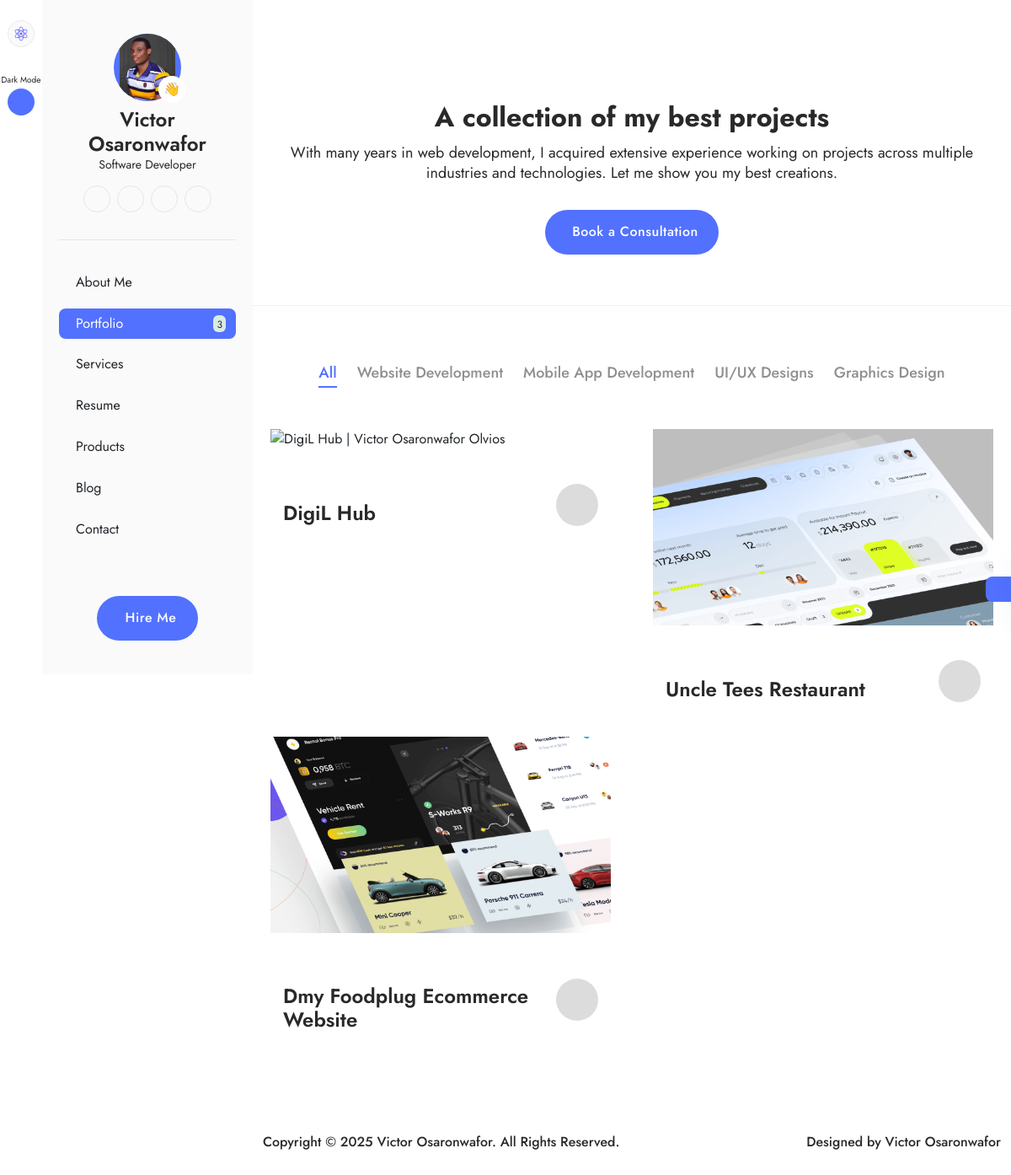
Screenshot of /portfolio.php with the database file from the repository.
### tables this page shows
CREATE TABLE `settings` (
  `id` int(11) NOT NULL,
  `phone` varchar(255) DEFAULT NULL,
  `email` varchar(255) DEFAULT NULL,
  `office_address` longtext DEFAULT NULL,
  `facebook` varchar(255) DEFAULT NULL,
  `instagram` varchar(255) DEFAULT NULL,
  `twitter` varchar(255) DEFAULT NULL,
  `linkedIn` varchar(255) DEFAULT NULL,
  `youtube` varchar(255) DEFAULT NULL,
  `whatsapp` varchar(255) DEFAULT NULL,
  `whatsapp_url` text DEFAULT NULL,
  `logo` varchar(255) DEFAULT NULL,
  `status` tinyint(4) NOT NULL DEFAULT 0,
  `date` datetime NOT NULL DEFAULT current_timestamp()
);

CREATE TABLE `about_me` (
  `id` int(11) NOT NULL,
  `name` varchar(255) NOT NULL,
  `role` varchar(255) NOT NULL,
  `intro_title` text NOT NULL,
  `intro_text` text NOT NULL,
  `years_of_experience` int(11) NOT NULL,
  `projects_completed` int(11) NOT NULL,
  `clients_worldwide` int(11) NOT NULL,
  `what_i_do` text NOT NULL,
  `pro_summary` text NOT NULL,
  `skills` text NOT NULL,
  `education` text NOT NULL,
  `awards` text NOT NULL,
  `certifications` text NOT NULL,
  `languages` text NOT NULL,
  `interest` text NOT NULL,
  `github_link` varchar(255) NOT NULL,
  `image` varchar(255) NOT NULL,
  `resume` varchar(255) NOT NULL,
  `status` tinyint(4) NOT NULL DEFAULT 0,
  `date` datetime NOT NULL DEFAULT current_timestamp()
);

CREATE TABLE `categories` (
  `id` int(11) NOT NULL,
  `name` varchar(255) NOT NULL,
  `slug` varchar(255) NOT NULL,
  `description` text NOT NULL,
  `status` tinyint(4) NOT NULL DEFAULT 0,
  `date` datetime NOT NULL DEFAULT current_timestamp()
);

CREATE TABLE `portfolios` (
  `id` int(11) NOT NULL,
  `category_id` int(11) NOT NULL,
  `title` varchar(255) NOT NULL,
  `slug` varchar(255) NOT NULL,
  `caption` text NOT NULL,
  `description` longtext NOT NULL,
  `image` varchar(255) NOT NULL,
  `client` varchar(255) NOT NULL,
  `services` text NOT NULL,
  `technologies` text NOT NULL,
  `project_url` varchar(255) NOT NULL,
  `start_date` date NOT NULL,
  `duration` varchar(255) NOT NULL,
  `meta_title` varchar(255) NOT NULL,
  `meta_keywords` text NOT NULL,
  `meta_description` text NOT NULL,
  `status` tinyint(4) NOT NULL DEFAULT 0,
  `creator` varchar(255) NOT NULL,
  `date` datetime NOT NULL DEFAULT current_timestamp()
);

### webadmin/classes/Database.php (called while the page is built, shortened)
<?php
class Database
{
    private $hostname = "localhost";
    private $username = "root";
    private $password = "";
    private $dbname = "olvios";
    private $conn;
    private function connect()
    {
        try {
            $this->conn = new PDO("mysql:host=$this->hostname;dbname=$this->dbname", $this->username, $this->password);
            $this->conn->setAttribute(PDO::ATTR_ERRMODE, PDO::ERRMODE_EXCEPTION);
        } catch (PDOException $th) {
            echo "Connection failed: " . $th->getMessage();
            die();
        }
    }
    public function getConnection()
    {
        return $this->conn;
    }
}

### webadmin/classes/functions.php (called while the page is built, shortened)
<?php
require 'Database.php';
require 'AboutMe.php';
require 'Blog.php';
require 'Category.php';
require 'Portfolio.php';
require 'Settings.php';
$database = new Database();
$aboutMe = new AboutMe($database);
$category = new Category($database);
$portfolio = new Portfolio($database);
$settings = new Settings($database);
function setActivePage1($currentPage, $linkPage)
{
    if ($currentPage === $linkPage) {
        return 'bg1-color';
    } else {
        return '';
    }
}
function setActivePage2($currentPage, $linkPage)
{
    if ($currentPage === $linkPage) {
        return 'n11-color';
    } else {
        return '';
    }
}

### webadmin/classes/Settings.php (called while the page is built, shortened)
<?php
class Settings
{
    private $db;
    public function __construct(Database $database)
    {
        $this->db = $database->getConnection();
    }
    public function getSettings($id, $status)
    {
        $sql = "SELECT * FROM settings WHERE id=? AND status=?";
        $statement = $this->db->prepare($sql);
        $statement->bindParam(1, $id, PDO::PARAM_INT);
        $statement->bindParam(2, $status, PDO::PARAM_INT);
        $statement->execute();
        $result = $statement->fetch(PDO::FETCH_ASSOC);
        if ($result != null) {
            return $result;
        } else {
            return $result = null;
        }
    }
}

### webadmin/classes/AboutMe.php (called while the page is built, shortened)
<?php
class AboutMe
{
    private $db;
    public function __construct(Database $database)
    {
        $this->db = $database->getConnection();
    }
    public function getAboutMe()
    {
        $id = '1';
        $sql = "SELECT * FROM about_me WHERE id=? LIMIT 1";
        $statement = $this->db->prepare($sql);
        $statement->bindParam(1, $id, PDO::PARAM_INT);
        $statement->execute();
        $result = $statement->fetch(PDO::FETCH_ASSOC);
        return $result ?: [];
    }
}

### webadmin/classes/Portfolio.php (called while the page is built, shortened)
<?php
class Portfolio
{
    private $db;
    public function __construct(Database $database)
    {
        $this->db = $database->getConnection();
    }
    public function getAllPortfolios()
    {
        $status = 0;
        $sql = "SELECT * FROM portfolios WHERE status=? ORDER BY date DESC";
        $statement = $this->db->prepare($sql);
        $statement->bindParam(1, $status, PDO::PARAM_INT);
        $statement->execute();
        $result = $statement->fetchAll(PDO::FETCH_ASSOC);
        return $result ?: [];
    }
    public function portfolioStatusCount()
    {
        $status = 0;
        $sql = "SELECT * FROM portfolios WHERE status=?";
        $statement = $this->db->prepare($sql);
        $statement->bindParam(1, $status, PDO::PARAM_INT);
        $statement->execute();
        $result = $statement->rowCount();
        return $result ?: [];
    }
}

### webadmin/classes/Category.php (called while the page is built, shortened)
<?php
class Category
{
    private $db;
    public function __construct(Database $database)
    {
        $this->db = $database->getConnection();
    }
    public function getCategoriesByStatus($table = "categories", $status)
    {
        $sql = "SELECT * FROM $table WHERE status=? ORDER BY date DESC";
        $statement = $this->db->prepare($sql);
        $statement->bindParam(1, $status, PDO::PARAM_INT);
        $statement->execute();
        $result = $statement->fetchAll(PDO::FETCH_ASSOC);
        return $result ?: [];
    }
}

### portfolio.php (the view, shortened to what this page needs)
<?php
$currentPage = "portfolio";
include_once 'components/head.php';
include_once 'components/side-menu.php';
include_once 'components/color-switcher.php';
?>
<section class="pt-120 pb-120 mt-10 mt-lg-0">
  <div class="pb-60 br-bottom-n3">
    <div data-aos="zoom-in" class="page-heading">
      <h3 class="page-title n5-color fs-onefw-semibold n5-color mb-2 mb-md-3 text-center">
        A collection of my best projects
      </h3>
      <p class="fs-seven n5-color mb-4 mb-md-8 text-center">
        With many years in web development, I acquired extensive
        experience working on projects across multiple industries and
        technologies. Let me show you my best creations.
      </p>
      <a href="contact.php"
        class="w-max primary-btn fw-medium px-3 px-md-6 py-2 py-md-4 rounded-pill d-flex align-items-center gap-2 mx-auto">
        <i class="ph ph-paper-plane-tilt"></i>Book a Consultation
      </a>
    </div>
  </div>
  <div class="container mt-8 mt-md-15">
    <div>
      <ul data-aos="zoom-in" data-aos-duration="800"
        class="tabs d-flex gap-3 gap-md-6 justify-content-center flex-wrap p-2 pb-5 pb-md-10">
        <li data-tab-target="#all" class="active fs-seven fw-medium cursor-pointer n3-color pb-1 tab">
          All
        </li>
        <?php if ($categories != []): ?>
          <?php foreach ($categories as $category): ?>
            <li data-tab-target="#<?= $category['slug'] ?>" class="fs-seven fw-medium cursor-pointer n3-color pb-1 tab">
              <?= $category['name'] ?>
            </li>
          <?php endforeach; ?>
        <?php else: ?>
          <li data-tab-target="#all" class="fs-seven fw-medium cursor-pointer n3-color pb-1 tab">
            No Category Found!
          </li>
        <?php endif; ?>
      </ul>
      <div class="tab-content position-relative overflow-hidden">
        <div id="all" data-tab-content class="active">
          <div class="row g-6 g-md-8">
            <?php if ($allPortfolios != []): ?>
              <?php foreach ($allPortfolios as $allPortfolio): ?>
                <div data-aos="fade-up" data-aos-duration="800" class="col-xl-6">
                  <div class="project-card">
                    <a href="portfolio-details.php?portId=<?= $allPortfolio['slug'] ?? '' ?>" class="thumb d-block">
                      <div class="post-thumb">
                        <div class="post-thumb-inner">
                        </div>
                      </div>
                    </a>
                    <div class="d-flex justify-content-between gap-2 align-items-center pt-4 pt-md-8 px-3 px-md-6">
                      <div>
                        <a href="portfolio-details.php?portId=<?= $allPortfolio['slug'] ?? '' ?>"
                          class="project-title fs-five fw-semibold n5-color mt-3 mt-md-5 d-block">
                          <?= $allPortfolio['title'] ?? '' ?>
                        </a>
                      </div>
                      <a href="portfolio-details.php?portId=<?= $allPortfolio['slug'] ?? '' ?>"
                        class="project-link d-flex align-items-center justify-content-center flex-shrink-0">
                      </a>
                    </div>
                  </div>
                </div>
              <?php endforeach; ?>
            <?php else: ?>
              <div class="alert alert-info ps-5">
                No Portfolio at the moment, please check again later!
              </div>
            <?php endif; ?>
          </div>
        </div>
      </div>
    </div>
  </div>
</section>
<?php
include_once 'components/footer.php';
?>

### components/side-menu.php (shortened to what this page needs)
<div class="side-menu">
  <div class="d-flex">
    <div class="side-menu-left">
      <div>
        <div class="d-flex flex-column gap-8 justify-content-center align-items-center mt-6">
          <a href="index.php" class="side-icon p1-color bgn2-color brn4">
            <img src="assets/images/settings/<?= $webSetting['logo'] ?? 'logo.png' ?>" alt="Victor Osaronwafor Olvios"
              width="20" class="img-fluid">
          </a>
          <div class="d-flex flex-column align-items-center gap-1">
            <span class="toggle_name fs-eleven n5-color">DarkMode</span>
            <button class="side-icon bg1-color mood_toggle">
            </button>
          </div>
        </div>
      </div>
    </div>
    <div class="side-menu-right overflow-y-auto">
      <div class="d-flex flex-column gap-6 justify-content-between py-10 px-5 bgn2-color h-100">
        <div class="">
          <div class="sidebar-profile">
            <div class="position-relative">
              <div class="profile-img1 d-flex justify-content-center overflow-hidden">
                <img src="assets/images/aboutMe/<?= $getAboutMe['image'] ?>" alt="<?= $getAboutMe['name'] ?? '' ?>"
                  class="" />
              </div>
              <span class="thumb">👋</span>
            </div>
            <h4 class="n5-color fw-semibold fs-five mt-2 text-center">
              <?= $getAboutMe['name'] ?? '' ?>
            </h4>
            <span class="n5-color fs-nine d-block text-center"><?= $getAboutMe['role'] ?? '' ?></span>
            <div class="d-flex justify-content-center gap-2 align-items-center mt-4">
              <a href="<?= $webSetting['linkedIn'] ?: '' ?>" class="social-icon p1-color">
              </a>
              <a href="<?= $getAboutMe['github_link'] ?: '' ?>" class="social-icon p1-color">
              </a>
              <a href="<?= $webSetting['youtube'] ?: '' ?>" class="social-icon p1-color">
              </a>
              <a href="<?= $webSetting['whatsapp_url'] ?: '' ?>" class="social-icon p1-color">
                <i class="ph ph-whatsapp-logo"></i></a>
            </div>
          </div>
          <div class="line-divider my-4 my-md-8"></div>
          <div class="menu-list">
            <ul class="d-flex flex-column gap-3">
              <li class="rounded-3 <?= setActivePage1($currentPage, 'homepage') ?>">
                <a href="index.php"
                  class="d-flex align-items-center gap-2 <?= setActivePage2($currentPage, 'homepage') ?> fs-eight px-3 py-2"> About Me</a>
              </li>
              <li class="rounded-3 <?= setActivePage1($currentPage, 'portfolio') ?>">
                <a href="portfolio.php" class="d-flex justify-content-between align-items-center">
                  <div
                    class="d-flex align-items-center gap-2 <?= setActivePage2($currentPage, 'portfolio') ?> fs-eight px-3 py-2">
                    <i class="ph ph-code-block fs-six"></i> Portfolio
                  </div>
                  <span
                    class="n5-color bg2-color fs-ten px-1 pt-1 rounded-2 me-3"><?= $portfolio->portfolioStatusCount() ?></span>
                </a>
              </li>
              <li class="rounded-3 <?= setActivePage1($currentPage, 'services') ?>">
                <a href="services.php"
                  class="d-flex align-items-center gap-2 <?= setActivePage2($currentPage, 'services') ?> fs-eight px-3 py-2">Services</a>
              </li>
              <li class="rounded-3 <?= setActivePage1($currentPage, 'resume') ?>">
                <a href="resume.php"
                  class="d-flex align-items-center gap-2 <?= setActivePage2($currentPage, 'resume') ?>  fs-eight px-3 py-2"> Resume</a>
              </li>
              <li class="rounded-3 <?= setActivePage1($currentPage, 'products') ?>">
                <a href="products.php"
                  class="d-flex align-items-center gap-2 <?= setActivePage2($currentPage, 'products') ?> fs-eight px-3 py-2">Products</a>
              </li>
              <li class="rounded-3 <?= setActivePage1($currentPage, 'blog') ?>">
                <a href="blog.php"
                  class="d-flex align-items-center gap-2 <?= setActivePage2($currentPage, 'blog') ?> fs-eight px-3 py-2">Blog</a>
              </li>
              <li class="rounded-3 <?= setActivePage1($currentPage, 'contact') ?>">
                <a href="contact.php"
                  class="d-flex align-items-center gap-2 <?= setActivePage2($currentPage, 'contact') ?> fs-eight px-3 py-2">Contact</a>
              </li>
            </ul>
          </div>
        </div>
        <a href="contact.php"
          class="primary-btn fw-medium px-3 px-md-6 py-2 py-md-4 rounded-pill d-flex align-items-center gap-2 mx-auto">
          <i class="ph ph-paper-plane-tilt"></i>Hire Me
        </a>
      </div>
    </div>
  </div>
</div>
<div class="main-content w-100">

### rows the page displays
settings: logo (picture)
about_me: image (picture), name "Victor Osaronwafor", role "Software Developer"
categories: name "Website Development"
categories: name "Mobile App Development"
categories: name "UI/UX Designs"
categories: name "Graphics Design"
portfolios: title "DigiL Hub"
portfolios: title "Uncle Tees Restaurant"
portfolios: title "Dmy Foodplug Ecommerce Website"

### other values shown
$portfolio->portfolioStatusCount() "3"
